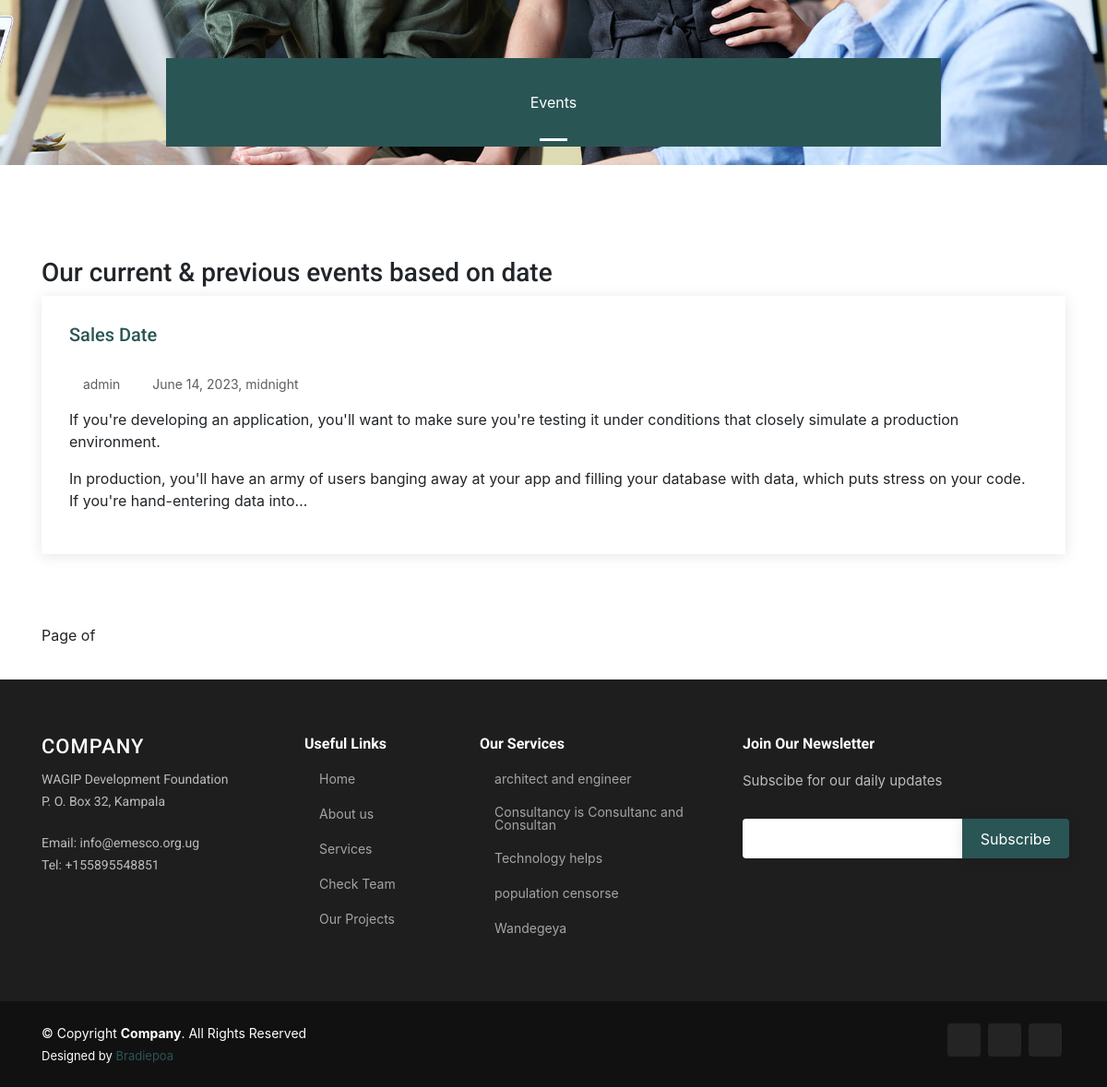
The page /events (lower part) on the database as committed earlier.
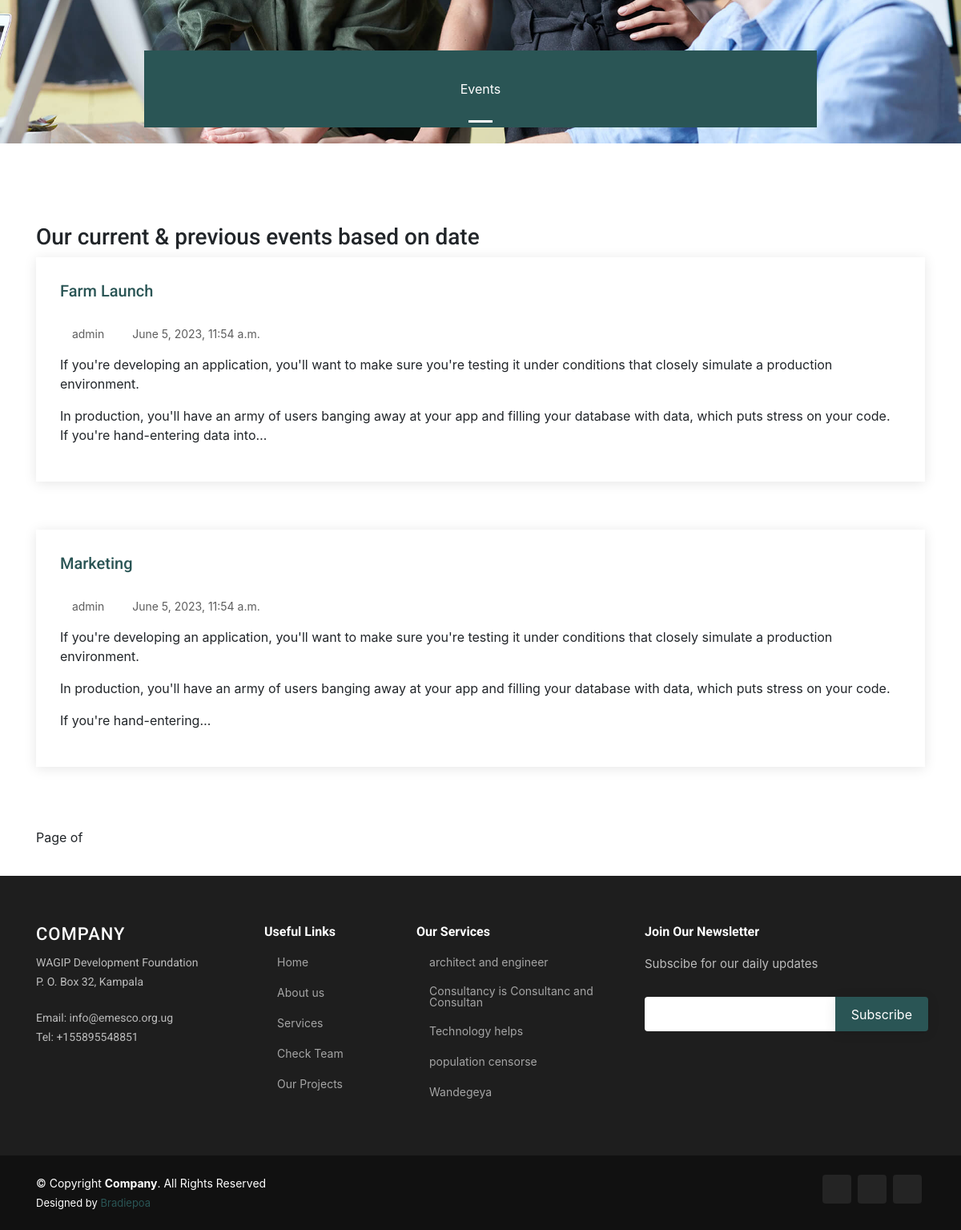
The same page on the database as committed later.
### mainweb/models.py (models this page shows, shortened)
class Banners(models.Model):
    CATE = (
		('home','home'),
		('about','about'),
		('team','team'),
        ('events','events'),
	)
    id = models.UUIDField(primary_key=True, default=uuid.uuid4, editable=False)
    categories = models.CharField(max_length=200, choices=CATE)
    Note = RichTextField()
    image = models.ImageField(upload_to='banners/')
    date = models.DateTimeField(auto_now_add=True,auto_now=False)
    last_updated = models.DateTimeField(auto_now_add=False,auto_now=True)
    class Meta:
        verbose_name_plural = '20. Banners'

class CurrentAndPreviousEvents(models.Model):
    id = models.UUIDField(primary_key=True, default=uuid.uuid4, editable=False)
    name        = models.CharField(max_length=200)
    description = RichTextField()
    image       = models.ImageField(upload_to ='events')
    date        =  models.DateField(auto_now_add=True, auto_now=False)
    is_published = models.BooleanField(default=True)
    last_update  =  models.DateField(auto_now_add=False, auto_now=True)
    event_date   =  models.DateTimeField(auto_now_add=False, auto_now=False)
    class Meta:
        verbose_name_plural = '21. Events'

class Location(models.Model):
    Company_name = models.CharField(max_length=200,unique=True)
    P_o_box_no = models.CharField(max_length=200,unique=True)
    date_created = models.DateField(auto_now_add=True, auto_now=False)
    laste_update = models.DateField(auto_now_add=False, auto_now=True)
    class Meta:
        verbose_name_plural = '03. Location'

class Email(models.Model):
    email= models.EmailField(unique=True)
    describe_email = models.CharField(max_length=200)
    date_created = models.DateField(auto_now_add=True, auto_now=False)
    laste_update = models.DateField(auto_now_add=False, auto_now=True)
    class Meta:
        verbose_name_plural = '02. Emails'

class OfficePhone(models.Model):
    Phone_number= models.CharField(max_length=13, unique=True)
    describe_Phone_number = models.CharField(max_length=200)
    date_created = models.DateField(auto_now_add=True, auto_now=False)
    laste_update = models.DateField(auto_now_add=False, auto_now=True)
    class Meta:
        verbose_name_plural = '01. Office Phone'

class Service(models.Model):
    name = models.CharField(max_length=200,unique=True)
    category = models.ForeignKey(serviceCategory, on_delete=models.CASCADE,)
    image = models.ImageField(upload_to ='services')
    description = RichTextField()
    created_by = models.CharField(max_length=200)
    is_published = models.BooleanField(default=True)
    date = models.DateField(auto_now_add=False, auto_now=False)
    date_created = models.DateField(auto_now_add=True, auto_now=False)
    laste_update = models.DateField(auto_now_add=False, auto_now=True)
    class Meta:
        verbose_name_plural = '15. Services'

### mainweb/views.py (the view)
# urls.py: path('events', views.eventView, name='events'),
def eventView(request):
	banner = Banners.objects.filter(categories='events').order_by("date")
	events = CurrentAndPreviousEvents.objects.filter(is_published=True).order_by('event_date')
	querryset = Service.objects.order_by('-date').filter(is_published=True)
	locate = Location.objects.all().order_by('-date_created')
	emailz = Email.objects.all().order_by('-date_created')
	phones = OfficePhone.objects.all().order_by('-date_created')
	context = {
		'locate':locate,'emailz':emailz,'phones':phones,'events':events,
	'querryset':querryset,'banner':banner
	}
	return render(request, 'mainweb/events.html', context)

### mainweb/templates/mainweb/events.html
{% extends 'mainweb/main.html' %}
{% load static %}
{% block content %}
{% include 'mainweb/sliders.html' %}
<main id="main">
  <section id="blog" class="blog">
    <div class="container" data-aos="fade-up">
      <h3>Our  current & previous events based on date</h3>
      <div class="row">
        {% if events %}
        {% for envents in events|slice:":3" %}
        <div class="col-lg-12 entries">
          <article class="entry" data-aos="fade-up">
            <h5>
              <a class="pattern stretched-link" href="{% url 'mainweb:event' envents.id %}">{{envents.name|title}}</a>
            </h5><br>
            <div class="entry-meta">
              <ul>
                <li class="d-flex align-items-center"><i class="icofont-user"></i> <a href="">admin</a></li>
                <li class="d-flex align-items-center"><i class="icofont-wall-clock"></i> <a href=""><time datetime="2020-01-01">{{envents.event_date}}</time></a></li>
              </ul>
            </div>
            <div class="entry-content">
              <p class="text-justify">
                {{ envents.description|truncatechars:350|safe }}
              </p>
            </div>
          </article>
        </div>
        {% endfor %}
        <div class="paginator">
          <p class="paginator">{% include "mainweb/pagination.html" with page=querryset %}</p>
        </div>
        {% else %}
          <p>No Information presented for both, previous and current events</p>
        {% endif %}
      </div>
    </div>
  </section>
</main>
{% endblock content %}

### mainweb/templates/mainweb/sliders.html (shortened to what this page needs)
<section>
    <div id="carouselExampleIndicators" class="carousel slide" data-ride="carousel">
      <ol class="carousel-indicators">
        {% for banners in banner %}
          {% if forloop.counter0 == 0 %}
            <li data-target="#carouselExampleIndicators" data-slide-to="{{ forloop.counter0 }}" class="active"></li>
          {% else %}
            <li data-target="#carouselExampleIndicators" data-slide-to="{{ forloop.counter0 }}"></li>
          {% endif %}
        {% endfor %}
      </ol>
      <div class="carousel-inner">
        {% for banners in banner %}
          {% if forloop.counter0 == 0 %}
            <div class="carousel-item active">
          {% else %}
            <div class="carousel-item">
          {% endif %}
              <img src="{{ banners.image.url }}" class="d-block w-100" alt="...">
              <div style="background-color: rgb(42, 85, 85);" class="carousel-caption animate__animated" data-aos="fade-up">
                <p class="justify">{{ banners.Note|safe }}</p>
              </div>
            </div>
        {% endfor %}
      </div>
      <a class="carousel-control-prev" href="#carouselExampleIndicators" role="button" data-slide="prev">
      </a>
      <a class="carousel-control-next" href="#carouselExampleIndicators" role="button" data-slide="next">
      </a>
    </div>
  </section>

### mainweb/templates/mainweb/footer.html
  <footer id="footer">
    <div class="footer-top">
      <div class="container">
        <div class="row">
          <div class="col-lg-3 col-md-6 footer-contact">
            <h3>Company</h3>
          {% for location in locate|slice:":1" %}
            <p>{{ location.Company_name }}</p>
            <p>{{ location.P_o_box_no }} </p>
          {% endfor %}
          <br>
          {% for emails in emailz|slice:":1" %}
            <p>Email: {{emails.email}}</p>
          {% endfor %}
          {% for phone in phones|slice:":1" %}
           <p>Tel: {{phone.Phone_number}}</p>
          {% endfor %}
          </div>
          <div class="col-lg-2 col-md-6 footer-links">
            <h4>Useful Links</h4>
            <ul>
              <li><i class="bx bx-chevron-right"></i> <a href="/">Home</a></li>
              <li><i class="bx bx-chevron-right"></i> <a href="{% url 'mainweb:aboutpage' %}">About us</a></li>
              <li><i class="bx bx-chevron-right"></i> <a href="{% url 'mainweb:servicespage' %}">Services</a></li>
              <li><i class="bx bx-chevron-right"></i> <a href="{% url 'mainweb:teampage' %}">Check Team</a></li>
              <li><i class="bx bx-chevron-right"></i> <a href="#">Our Projects</a></li>
            </ul>
          </div>
          <div class="col-lg-3 col-md-6 footer-links">
            <h4>Our Services</h4>
            <ul>
              {% for serv in querryset|slice:"5" %}
              <li><i class="bx bx-chevron-right"></i> <a href="{% url 'mainweb:service' serv.id %}">{{serv.name}}</a></li>
              {% endfor %}
            </ul>
          </div>
          <div class="col-lg-4 col-md-6 footer-newsletter">
            <h4>Join Our Newsletter</h4>
            <p>Subscibe for our daily updates</p>
            <form action="" method="">
              <input type="email" name="email"><input type="submit" value="Subscribe">
            </form>
          </div>
        </div>
      </div>
    </div>
    <div class="container d-md-flex py-4">
      <div class="mr-md-auto text-center text-md-left">
        <div class="copyright">
          &copy; Copyright <strong><span>Company</span></strong>. All Rights Reserved
        </div>
        <div class="credits">
          Designed by <a href="">Bradiepoa</a>
        </div>
      </div>
      <div class="social-links text-center text-md-right pt-3 pt-md-0">
        <a href="#" class="twitter"><i class="bx bxl-twitter"></i></a>
        <a href="#" class="instagram"><i class="bx bxl-instagram"></i></a>
        <a href="#" class="linkedin"><i class="bx bxl-linkedin"></i></a>
      </div>
    </div>
  </footer>

Rows that differ between the two databases and show on the page:
changed CurrentAndPreviousEvents: name "Sales Date" → "Farm Launch"; event_date "June 14, 2023, midnight" → "June 5, 2023, 11:54 a.m."
now on this page (row edited): CurrentAndPreviousEvents: name "Marketing", event_date "June 5, 2023, 11:54 a.m.", description "If you're developing an application, you'll want to make sure you're testing it under conditions that closely simulate a production environment. In production, you'll have an army of users banging away at your app and filling your database with data, which puts stress on your code. If you're hand-entering…"
